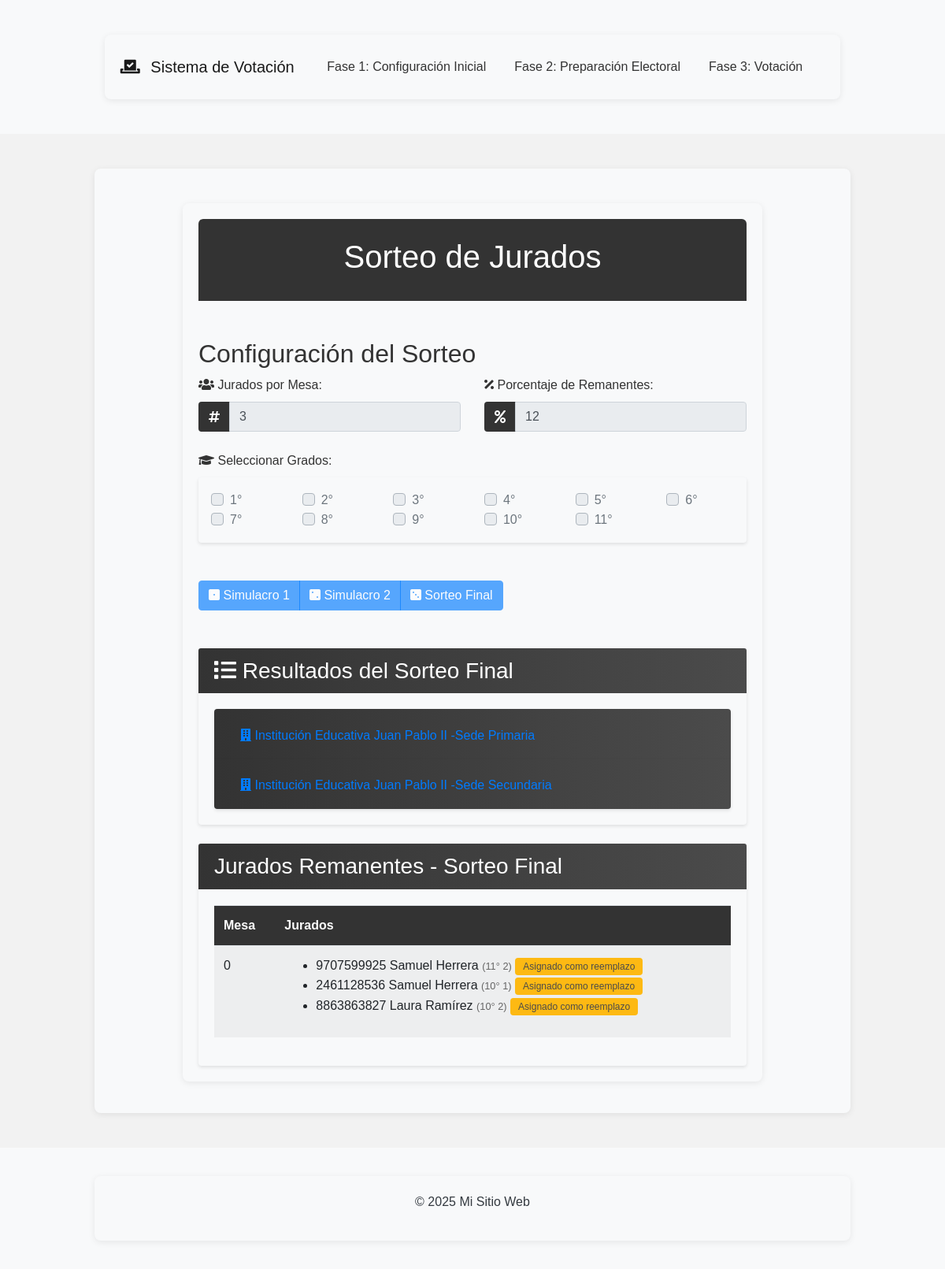
Before: /sorteo_jurados with the older database file.
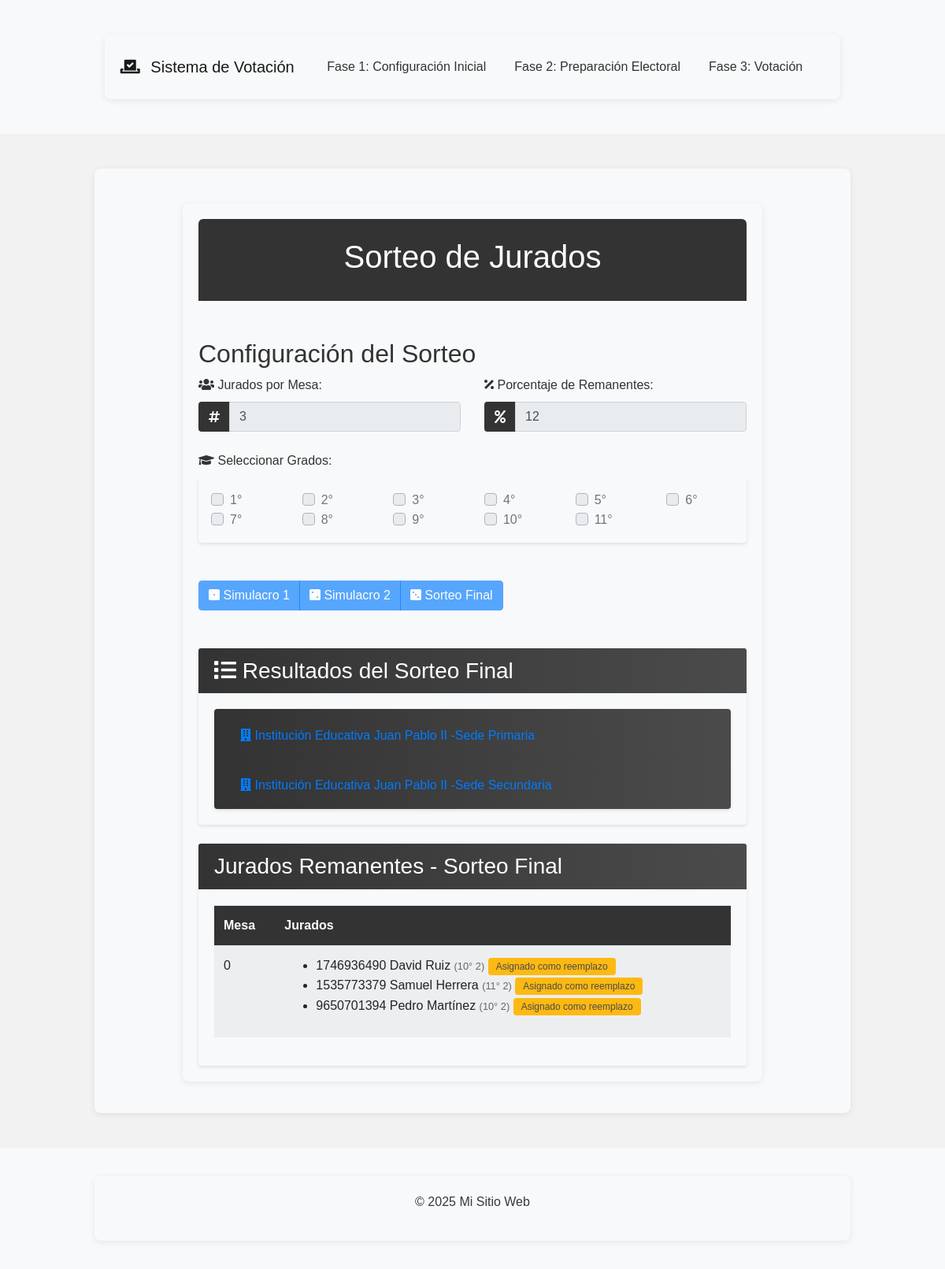
After: the same page with the newer database file.
### models.py (models this page shows, shortened)
class Jurado(db.Model):
    id = db.Column(db.Integer, primary_key=True)
    tipo_persona = db.Column(db.String(20), nullable=False)
    persona_id = db.Column(db.Integer, nullable=True)
    mesa_id = db.Column(db.Integer, db.ForeignKey('mesa.id'), nullable=True)
    sede_id = db.Column(db.Integer, db.ForeignKey('sede.id'), nullable=True)
    es_remanente = db.Column(db.Boolean, default=False)
    disponible = db.Column(db.Boolean, default=True)
    sorteo = db.Column(db.Integer, nullable=True)
    activo = db.Column(db.Boolean, default=True)
    _numero_documento = db.Column('numero_documento', db.String(20), nullable=True)
    _nombre = db.Column('nombre', db.String(100), nullable=True)
    mesa = db.relationship('Mesa', backref='jurados')
    sede = db.relationship('Sede', backref='jurados')
    @property
    def id_mesa(self):
        return self.mesa_id
    @property
    def nombre(self):
        if self._nombre:
            return self._nombre
    @nombre.setter
    def nombre(self, value):
        self._nombre = value
    @property
    def numero_documento(self):
        if self._numero_documento:
            return self._numero_documento
    @numero_documento.setter
    def numero_documento(self, value):
        self._numero_documento = value

### routes/jurado_routes.py (the view, shortened to what this page needs)
@jurado_bp.route('/sorteo_jurados', methods=['GET', 'POST'])
@verificar_acceso_ruta('jurado.sorteo_jurados')
def sorteo_jurados():
    print("\n=== INICIO DE SORTEO JURADOS ===")
    fase_1_completado = Jurado.query.filter_by(sorteo=1).first() is not None
    fase_2_completado = Jurado.query.filter_by(sorteo=2).first() is not None
    fase_3_completado = Jurado.query.filter_by(sorteo=3).first() is not None
    if fase_3_completado:
        ultima_fase = 3
    elif fase_2_completado:
        ultima_fase = 2
    elif fase_1_completado:
        ultima_fase = 1
    else:
        ultima_fase = 0
    print(f"Estado de fases: Fase1={fase_1_completado}, Fase2={fase_2_completado}, Fase3={fase_3_completado}")
    sorteos = session.get('sorteos', [])
    remanentes = session.get('remanentes', [])
    fase = session.get('fase', 0)
    grados_seleccionados = session.get('grados_seleccionados', [])
    jurados_por_mesa = session.get('jurados_por_mesa', 3)
    porcentaje_remanentes = session.get('porcentaje_remanentes', 12)
    jurados_definitivos = Jurado.query.filter_by(activo=True, sorteo=3).all()
    sedes = Sede.query.all()
    sedes_dict = []
    for sede in sedes:
        sede_dict = {"id": sede.id, "nombre": sede.nombre, "mesas": [a.mesa_numero for a in sede.asignaciones] if sede.asignaciones else []}
        if None not in sede_dict.values():  # Asegurarnos de que no haya valores None
            sedes_dict.append(sede_dict)
    total_mesas = sum(len(sede.mesas) for sede in sedes)
    if fase_1_completado or fase_2_completado or fase_3_completado:
        ultima_fase = 3 if fase_3_completado else (2 if fase_2_completado else 1)
        sorteos = []
        for sede in sedes:  # Usar sedes en lugar de sedes_dict
            jurados_sede = Jurado.query.filter(
                Jurado.sorteo == ultima_fase,
                Jurado.sede_id == sede.id,
                Jurado.mesa_id != 0
            ).order_by(Jurado.mesa_id).all()
            mesas = {}
            for jurado in jurados_sede:
                if jurado.mesa_id not in mesas:
                    mesas[jurado.mesa_id] = {
                        'sede_id': sede.id,
                        'mesa_numero': jurado.mesa_id,
                        'estudiantes': [],
                        'profesor': None
                    }
                if jurado.tipo_persona == 'Estudiante':
                    estudiante = Estudiante.query.filter_by(
                        numero_documento=jurado.numero_documento
                    ).first()
                    if estudiante:
                        mesas[jurado.mesa_id]['estudiantes'].append({
                            'id': estudiante.id,
                            'nombre': jurado.nombre,
                            'numero_documento': jurado.numero_documento,
                            'grado': estudiante.grado,
                            'seccion': estudiante.seccion,
                            'reemplazado': not jurado.activo
                        })
                else:  # Es profesor
                    profesor = Profesor.query.filter_by(
                        numero_documento=jurado.numero_documento
                    ).first()
                    mesas[jurado.mesa_id]['profesor'] = {
                        'id': jurado.id,
                        'nombre': jurado.nombre,
                        'numero_documento': jurado.numero_documento,
                        'departamento': profesor.departamento if profesor else None,
                        'reemplazado': not jurado.activo  # Agregar estado de reemplazo para profesores
                    }
            sorteos.extend(mesas.values())
        remanentes = []
        remanentes_query = Jurado.query.filter(
            Jurado.sorteo == ultima_fase,
            Jurado.mesa_id == 0,  # Solo filtrar por remanentes (mesa_id = 0)
        ).all()
        for remanente in remanentes_query:
            estudiante = Estudiante.query.filter_by(
                numero_documento=remanente.numero_documento
            ).first()
            if estudiante:  # Verificar que se encontró el estudiante
                remanentes.append({
                    'id': remanente.id,
                    'nombre': remanente.nombre,
                    'numero_documento': remanente.numero_documento,
                    'grado': estudiante.grado,
                    'seccion': estudiante.seccion,
                    'activo': remanente.activo,
                    'usado': not remanente.activo  # True si el remanente ya fue usado
                })
        return render_template(
            'sorteo_jurados.html',
            sedes=sedes,
            grados=sorted(list(set(e.grado for e in Estudiante.query.all()))),
            total_mesas=total_mesas,
            sorteos=sorteos,
            remanentes=remanentes,
            fase=ultima_fase,
            grados_seleccionados=grados_seleccionados,
            jurados_por_mesa=jurados_por_mesa,
            porcentaje_remanentes=porcentaje_remanentes,
            fase_1_completado=fase_1_completado,
            fase_2_completado=fase_2_completado,
            fase_3_completado=fase_3_completado,
            config=ConfiguracionSorteo.query.first()
        )
    else:
        sorteos = []

### app.py (called while the page is built)
@app.context_processor
def inject_config():
    sistema_bloqueado = EventoCalendario.sistema_bloqueado()
    config = {
        'sistema_bloqueado': sistema_bloqueado,
        'calendario_bloqueado': sistema_bloqueado,
        'fase_actual': EventoCalendario.obtener_fase_actual(),
        'configuracion_finalizada': sistema_bloqueado,
        'fecha_finalizacion': datetime.now() if sistema_bloqueado else None
    }
    return {
        'config': config,
        'config_json': json.dumps(config, default=str)
    }

@app.context_processor
def utility_processor():
    return {
        'now': datetime.now
    }

### models.py (called while the page is built)
    @classmethod
    def sistema_bloqueado(cls):
        ultimo_evento = cls.query.order_by(cls.fecha_fin.desc()).first()
        if ultimo_evento:
            return datetime.now() > ultimo_evento.fecha_fin
        return False

    @classmethod
    def obtener_fase_actual(cls):
        ahora = datetime.now()
        for fase in range(1, 4):  # Asumiendo que hay 3 fases
            eventos = cls.query.filter_by(fase=fase).all()
            if any(evento.fecha_inicio <= ahora <= evento.fecha_fin for evento in eventos):
                return fase
        return 1  # Fase por defecto

### templates/sorteo_jurados.html (shortened to what the changed rows need)
{% extends "base.html" %}
{% block content %}
<div class="container mt-4">
    <header class="text-center py-4" style="border-radius: 6px 6px 0 0;">
            <h1> Sorteo de Jurados</h1>
    </header>
                    <div class="mt-5">
                        <form id="formSorteo" method="post" action="{{ url_for('jurado.sorteo_jurados') }}" class="mb-4">
                            <h2 style="color: var(--primary-color)">Configuración del Sorteo</h2>
                        </form>
                        {% if sorteos %}
                        <div class="mt-5">
                            <div class="card">
                                <div class="card-body">
                                    <div class="accordion" id="sorteoAccordion">
                                        {% for sede in sedes %}
                                        <div class="card">
                                            <div class="card-header" id="heading{{ sede.id }}">
                                                <h2 class="mb-0">
                                                    <button class="btn btn-link" type="button" data-toggle="collapse"
                                                        data-target="#collapse{{ sede.id }}">
                                                        <i class="fas fa-building"></i> {{ sede.nombre }}
                                                    </button>
                                                </h2>
                                            </div>
                                        </div>
                                        {% endfor %}
                                    </div>
                                </div>
                            </div>
                        </div>
                        {% endif %}
                        {% if remanentes %}
                        <div class="card mt-4">
                            <div class="card-body">
                                <table class="table table-striped">
                                    <thead>
                                        <tr>
                                            <th>Mesa</th>
                                            <th>Jurados</th>
                                        </tr>
                                    </thead>
                                    <tbody>
                                        <tr>
                                            <td>
                                                <ul>
                                                    {% for remanente in remanentes %}
                                                    <li>
                                                        <div class="remanente-info {% if not remanente.activo %}usado{% endif %}">
                                                            {{ remanente.numero_documento }} {{ remanente.nombre }}
                                                            <span style="font-size: 0.8em; color: #666;">({{
                                                                remanente.grado }}° {{ remanente.seccion }})</span>
                                                            {% if not remanente.activo %}
                                                            <span class="badge badge-warning">Asignado como reemplazo</span>
                                                            {% endif %}
                                                        </div>
                                                    </li>
                                                    {% endfor %}
                                                </ul>
                                            </td>
                                        </tr>
                                    </tbody>
                                </table>
                            </div>
                        </div>
                        {% endif %}
                    </div>
{% endblock %}

Changed rows visible on the page:
changed Jurado: numero_documento "9707599925" → "1746936490"; nombre "Samuel Herrera" → "David Ruiz"; grado "11" → "10"
changed Jurado "Samuel Herrera": numero_documento "2461128536" → "1535773379"; grado "10" → "11"; seccion "1" → "2"
changed Jurado: numero_documento "8863863827" → "9650701394"; nombre "Laura Ramírez" → "Pedro Martínez"
